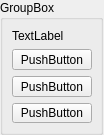
<?xml version="1.0" encoding="UTF-8"?>
<ui version="4.0">
 <class>Form</class>
 <widget class="QWidget" name="Form">
  <property name="geometry">
   <rect>
    <x>0</x>
    <y>0</y>
    <width>104</width>
    <height>135</height>
   </rect>
  </property>
  <property name="minimumSize">
   <size>
    <width>0</width>
    <height>0</height>
   </size>
  </property>
  <property name="windowTitle">
   <string>Form</string>
  </property>
  <widget class="QGroupBox" name="groupBox">
   <property name="geometry">
    <rect>
     <x>0</x>
     <y>0</y>
     <width>103</width>
     <height>135</height>
    </rect>
   </property>
   <property name="title">
    <string>GroupBox</string>
   </property>
   <layout class="QFormLayout" name="formLayout">
    <item row="0" column="0">
     <widget class="QLabel" name="label">
      <property name="text">
       <string>TextLabel</string>
      </property>
     </widget>
    </item>
    <item row="1" column="0">
     <layout class="QVBoxLayout" name="verticalLayout">
      <item>
       <widget class="QPushButton" name="pushButton_3">
        <property name="text">
         <string>PushButton</string>
        </property>
       </widget>
      </item>
      <item>
       <widget class="QPushButton" name="pushButton_2">
        <property name="text">
         <string>PushButton</string>
        </property>
       </widget>
      </item>
      <item>
       <widget class="QPushButton" name="pushButton">
        <property name="text">
         <string>PushButton</string>
        </property>
       </widget>
      </item>
     </layout>
    </item>
   </layout>
  </widget>
 </widget>
 <resources/>
 <connections/>
</ui>
